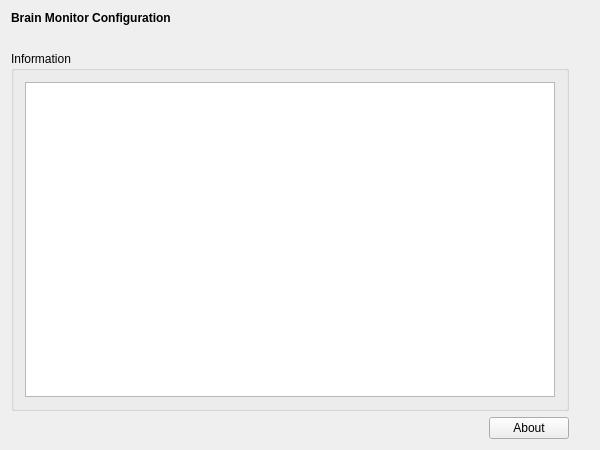
<?xml version="1.0" encoding="UTF-8"?>
<ui version="4.0">
 <class>BrainMonitorRunWidgetClass</class>
 <widget class="QWidget" name="BrainMonitorRunWidgetClass">
  <property name="geometry">
   <rect>
    <x>0</x>
    <y>0</y>
    <width>600</width>
    <height>450</height>
   </rect>
  </property>
  <property name="windowTitle">
   <string>Brain Monitor Run Widget</string>
  </property>
  <layout class="QVBoxLayout" name="verticalLayout">
   <item>
    <widget class="QLabel" name="m_qLabel_Headline">
     <property name="font">
      <font>
       <weight>75</weight>
       <bold>true</bold>
      </font>
     </property>
     <property name="text">
      <string>Brain Monitor Configuration</string>
     </property>
    </widget>
   </item>
   <item>
    <spacer name="m_qVerticalSpacer_Headline">
     <property name="orientation">
      <enum>Qt::Vertical</enum>
     </property>
     <property name="sizeType">
      <enum>QSizePolicy::Fixed</enum>
     </property>
     <property name="sizeHint" stdset="0">
      <size>
       <width>20</width>
       <height>20</height>
      </size>
     </property>
    </spacer>
   </item>
   <item>
    <layout class="QGridLayout" name="m_qGridLayout_main">
     <item row="0" column="0" colspan="2">
      <widget class="QGroupBox" name="m_qGroupBox_Information">
       <property name="sizePolicy">
        <sizepolicy hsizetype="Preferred" vsizetype="Preferred">
         <horstretch>0</horstretch>
         <verstretch>0</verstretch>
        </sizepolicy>
       </property>
       <property name="title">
        <string>Information</string>
       </property>
       <layout class="QGridLayout" name="gridLayout">
        <item row="0" column="0">
         <widget class="QTextBrowser" name="m_qTextBrowser_Information"/>
        </item>
       </layout>
      </widget>
     </item>
     <item row="1" column="0">
      <spacer name="m_qHorizontalSpacer_About">
       <property name="orientation">
        <enum>Qt::Horizontal</enum>
       </property>
       <property name="sizeHint" stdset="0">
        <size>
         <width>40</width>
         <height>20</height>
        </size>
       </property>
      </spacer>
     </item>
     <item row="1" column="1">
      <widget class="QPushButton" name="m_qPushButton_About">
       <property name="text">
        <string>About</string>
       </property>
      </widget>
     </item>
     <item row="0" column="2">
      <spacer name="m_qVerticalSpacer_Bottom">
       <property name="orientation">
        <enum>Qt::Vertical</enum>
       </property>
       <property name="sizeHint" stdset="0">
        <size>
         <width>20</width>
         <height>142</height>
        </size>
       </property>
      </spacer>
     </item>
    </layout>
   </item>
  </layout>
 </widget>
 <layoutdefault spacing="6" margin="11"/>
 <resources/>
 <connections/>
</ui>
